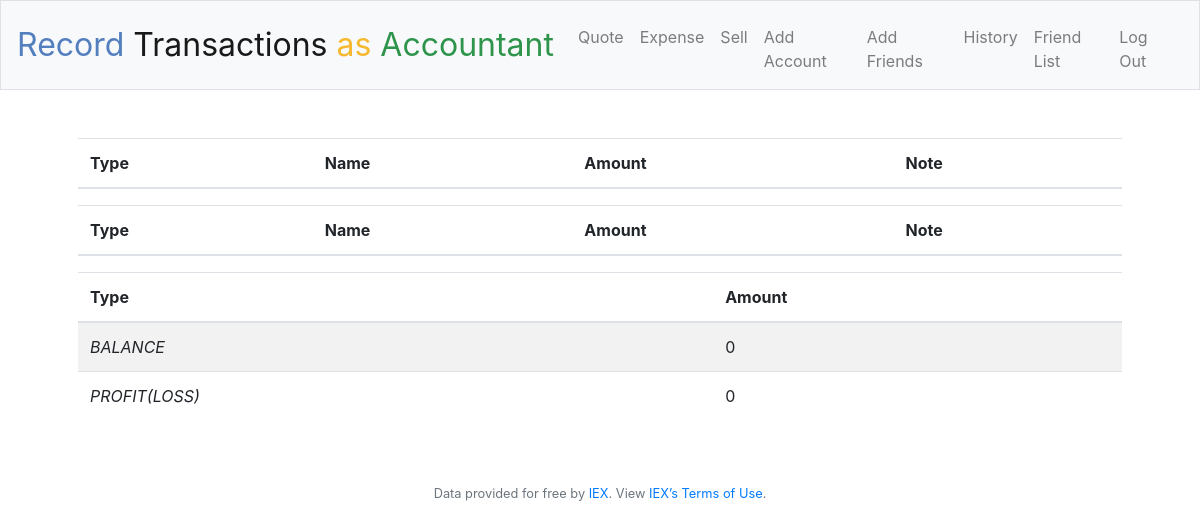
Before: / (signed in) with the older database file.
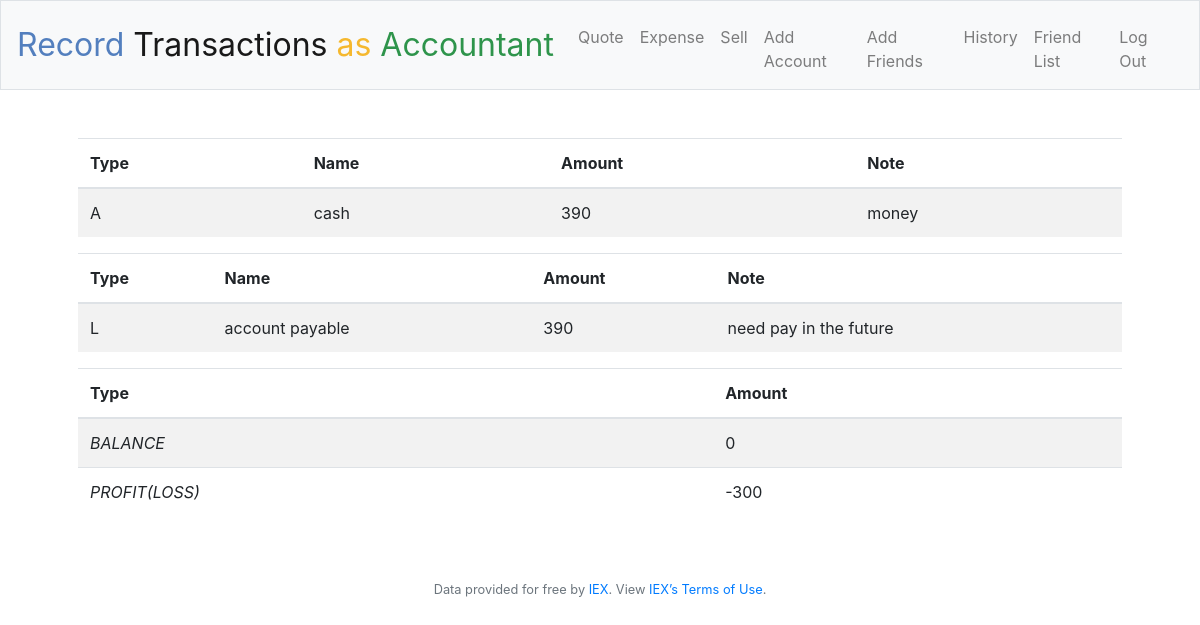
After: the same page with the newer database file.
### tables this page shows
CREATE TABLE account (
    id integer primary KEY,
    user_id integer,
    type text,
    name text,
    note text,
    amount numeric default 0
);

### application.py (the view, shortened to what this page needs)
@app.route("/")
@login_required
def index():
    rows = db.execute("""
        SELECT type, name, amount, note
        FROM account
        WHERE user_id = :user_id
        GROUP by name
        HAVING amount >0;
    """, user_id=session["user_id"])
    A_balances = []
    L_balances = []
    R_balances = []
    E_balances = []
    grand_asset = 0
    grand_liability = 0
    grand_revenue = 0
    grand_expense = 0
    balance = 0
    profit = 0
    for row in rows:
        if row["type"] == "A":
            A_balances.append({
            "type": row["type"],
            "name": row["name"],
            "amount": row["amount"],
            "note" : row["note"]
            })
            grand_asset += row["amount"]
        elif row["type"] == "L":
            L_balances.append({
            "type": row["type"],
            "name": row["name"],
            "amount": row["amount"],
            "note" : row["note"]
            })
            grand_liability += row["amount"]
        else: # row["type"] == "E":
            E_balances.append({
            "type": row["type"],
            "name": row["name"],
            "amount": row["amount"],
            "note" : row["note"]
            })
            grand_expense += row["amount"]
    print(rows)
    print(grand_asset)
    print(grand_liability)
    print(grand_revenue)
    print(grand_expense)
    balance = grand_asset - grand_liability
    profit = grand_revenue - grand_expense
    return render_template("index.html", A_balances=A_balances, L_balances=L_balances, R_balances=R_balances, E_balances=E_balances, balance=balance, profit=profit)

### application.py (called while the page is built)
@app.after_request
def after_request(response):
    response.headers["Cache-Control"] = "no-cache, no-store, must-revalidate"
    response.headers["Expires"] = 0
    response.headers["Pragma"] = "no-cache"
    return response

### helpers.py (called while the page is built)
def login_required(f):
    @wraps(f)
    def decorated_function(*args, **kwargs):
        if session.get("user_id") is None:
            return redirect("/login")
        return f(*args, **kwargs)
    return decorated_function

### templates/index.html (shortened to what this page needs)
{% extends "layout.html" %}
{% block main %}
    <table class="table table-striped">
        <thead>
            <tr>
                <th>Type</th>
                <th>Name</th>
                <th>Amount</th>
                <th>Note</th>
            </tr>
        </thead>
        <tbody>
            {% for A_balance in A_balances %}
            <tr>
                <td>{{A_balance["type"]}}</td>
                <td>{{A_balance["name"]}}</td>
                <td>{{A_balance["amount"]}}</td>
                <td>{{A_balance["note"]}}</td>
            </tr>
            {% endfor %}
        </tbody>
    </table>
    <table class="table table-striped">
        <thead>
            <tr>
                <th>Type</th>
                <th>Name</th>
                <th>Amount</th>
                <th>Note</th>
            </tr>
        </thead>
        <tbody>
            {% for L_balance in L_balances %}
            <tr>
                <td>{{L_balance["type"]}}</td>
                <td>{{L_balance["name"]}}</td>
                <td>{{L_balance["amount"]}}</td>
                <td>{{L_balance["note"]}}</td>
            </tr>
            {% endfor %}
        </tbody>
    </table>
    <table class="table table-striped">
        <thead>
            <tr>
                <th colspan="4">Type</th>
                <th>Amount</th>
            </tr>
        </thead>
        <tbody>
            <tr>
                <td colspan="4"><em>BALANCE</em></td>
                <td>{{balance}}</td>
            </tr>
            <tr>
                <td colspan="4"><em>PROFIT(LOSS)</em></td>
                <td>{{profit}}</td>
            </tr>
        </tbody>
    </table>
{% endblock %}

### templates/layout.html (shortened to what this page needs)
<!DOCTYPE html>
<html lang="en">
    <head>
        <link rel="stylesheet" href="https://cdn.jsdelivr.net/npm/bootstrap@4.5.3/dist/css/bootstrap.min.css">
        <link href="/static/styles.css" rel="stylesheet">
    </head>
    <body>
        <nav class="navbar navbar-expand-md navbar-light bg-light border">
            <a class="navbar-brand" href="/"><span class="blue">Record </span><span class="Red">Transactions </span><span class="yellow">as </span><span class="green">Accountant</span> </a>
            <div class="collapse navbar-collapse" id="navbar">
                {% if session.user_id %}
                    <ul class="navbar-nav mr-auto mt-2">
                        <li class="nav-item"><a class="nav-link" href="/quote">Quote</a></li>
                        <li class="nav-item"><a class="nav-link" href="/expense">Expense</a></li>
                        <li class="nav-item"><a class="nav-link" href="/sell">Sell</a></li>
                        <li class="nav-item"><a class="nav-link" href="/add_account">Add Account</a></li>
                        <li class="nav-item"><a class="nav-link" href="/add_friends">Add Friends</a></li>
                        <li class="nav-item"><a class="nav-link" href="/history">History</a></li>
                        <li class="nav-item"><a class="nav-link" href="/friend_list">Friend List</a></li>
                    </ul>
                    <ul class="navbar-nav ml-auto mt-2">
                        <li class="nav-item"><a class="nav-link" href="/logout">Log Out</a></li>
                    </ul>
                {% else %}
                    <ul class="navbar-nav ml-auto mt-2">
                        <li class="nav-item"><a class="nav-link" href="/register">Register</a></li>
                        <li class="nav-item"><a class="nav-link" href="/login">Log In</a></li>
                    </ul>
                {% endif %}
            </div>
        </nav>
        <main class="container p-5">
            {% block main %}{% endblock %}
        </main>
        <footer class="small text-center text-muted">
            Data provided for free by <a href="https://iextrading.com/developer">IEX</a>. View <a href="https://iextrading.com/api-exhibit-a/">IEX’s Terms of Use</a>.
        </footer>
    </body>
</html>

### static/styles.css (style rules this page uses)
nav .navbar-brand { font-size: xx-large; }
nav .navbar-brand .blue { color: #537fbe; }
nav .navbar-brand .yellow { color: #f5b82e; }
nav .navbar-brand .green { color: #2e944b; }
main { overflow-x: auto; text-align: center; }
main table { text-align: left; }

Changed rows visible on the page:
now on this page (row edited): account: type "A", name "cash", amount "390", note "money"
now on this page (row edited): account: type "L", name "account payable", amount "390", note "need pay in the future"
Other visible differences:
{{ profit }}: "0" → "-300"
